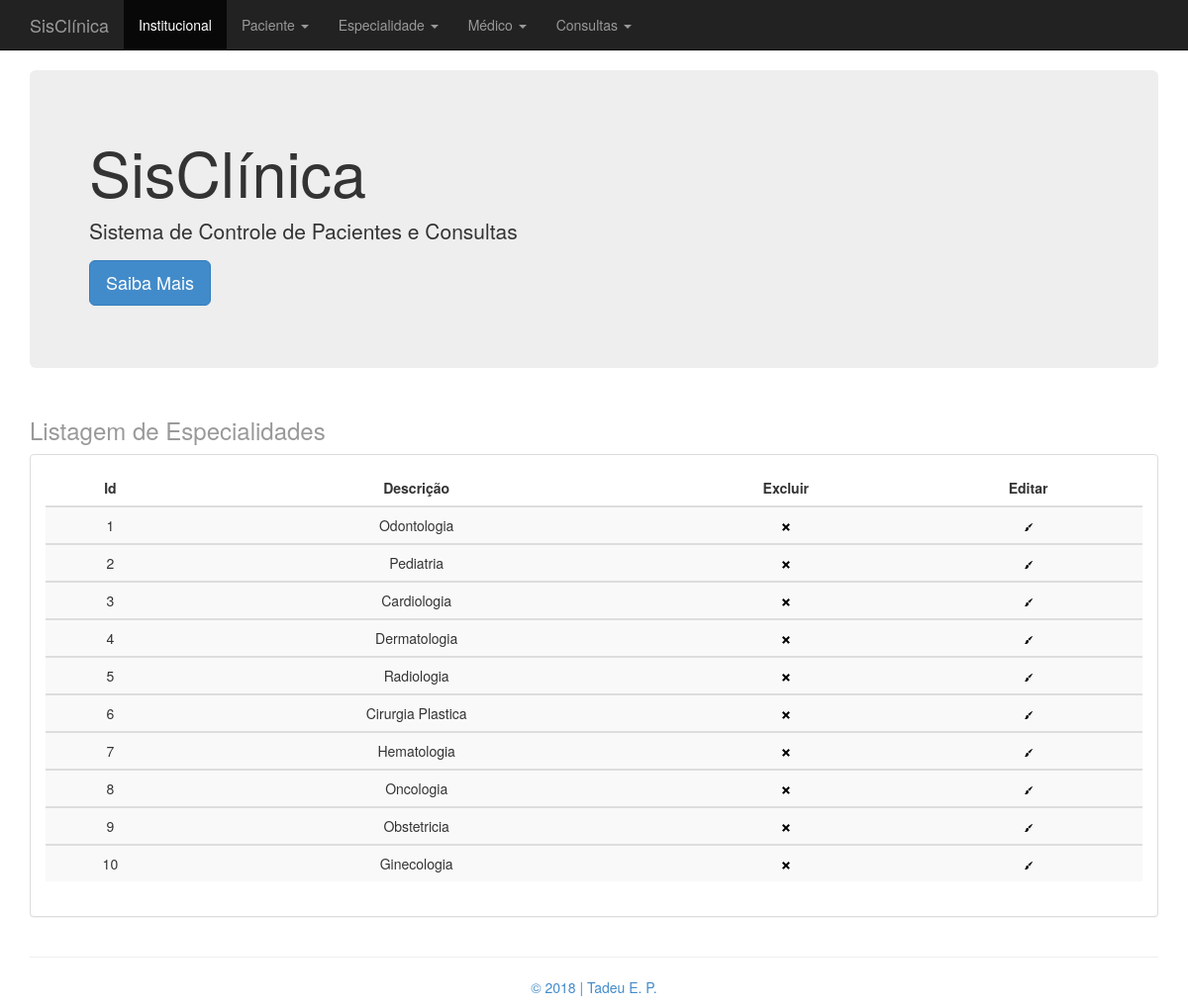
The app's page /index.php?pagina=listar_especialidade.php with its own data.
### tables this page shows
CREATE TABLE IF NOT EXISTS `especialidade` (
  `id_especialidade` INT NOT NULL AUTO_INCREMENT COMMENT 'Id da Tabela especialidade',
  `descricao_especialidade` VARCHAR(40) CHARACTER SET 'utf8' COLLATE 'utf8_general_ci' NOT NULL COMMENT 'Descrição (nome) da Especialidade Médica',
  PRIMARY KEY (`id_especialidade`),
  UNIQUE INDEX `id_especialidade_UNIQUE` (`id_especialidade` ASC));

### class/Conexao.php (called while the page is built, shortened)
<?php
class Conexao {
	public static function abrirConexao() {
		$mysql_usuario = "root";
		$mysql_password = "mysql1985";
		$mysql_database = "clinica_tadeu";
		$mysql_host  = "localhost";
		$varcon = mysqli_connect($mysql_host, $mysql_usuario, $mysql_password, $mysql_database);
		if ($varcon)
			return($varcon);
		  else
			return(false);
	}
	public static function fecharConexao($varcon) {
		if(mysqli_close($varcon))
			return(true);
		else
			return(false);
	}
	public static function executaSql($strSql) {
		$linkCon = Conexao::abrirConexao();
		$resultado = mysqli_query($linkCon, $strSql);
	   	return $resultado;
	}
}

### class/Especialidade.php (called while the page is built, shortened)
<?php
include "Conexao.php";
class Especialidade {
    private $idEspecialidade;
    private $descricaoEspecialidade;
    public function getIdEspecialidade() {
        return $this->idEspecialidade;
    }
    public function setIdEspecialidade($idEspecialidade) {
        $this->idEspecialidade = $idEspecialidade;
    }
    public function getDescricaoEspecialidade() {
        return $this->descricaoEspecialidade;
    }
    public function setDescricaoEspecialidade($descricaoEspecialidade) {
        $this->descricaoEspecialidade = $descricaoEspecialidade;
    }
    public function listarEspecialidade() {
        $strSql = "SELECT * FROM especialidade";
        $rs = Conexao::executaSql($strSql);
        return $rs;
    }
}

### listar_especialidade.php (the view)
<?php
    include 'class/Especialidade.php';
    $especialidade = new Especialidade();
    $consulta = $especialidade->listarEspecialidade();
?>
<div class="container">
    <div class="header clearfix">
        <h3 class="text-muted">Listagem de Especialidades</h3>
    </div>
    <div class="row">
        <div class="col-md-12">
            <div class="panel panel-default">
                <div class="panel-body">
                    <div class="table-responsive">
                        <table class="table cabecalho table-striped" >
                            <thead>
                                <tr>
                                    <th class="cabecalho">Id</th>
                                    <th class="cabecalho">Descrição</th>
                                    <th class="cabecalho">Excluir</th>
                                    <th class="cabecalho">Editar</th>
                                </tr>
                            </thead>
                            <?php
                            while($linha = mysqli_fetch_array($consulta, MYSQLI_ASSOC)) {
                                $especialidade->setIdEspecialidade($linha['id_especialidade']);
                                $especialidade->setDescricaoEspecialidade($linha['descricao_especialidade']);
                                $alert = 'msgConfirmaDeleteEspecialidade('.$especialidade->getIdEspecialidade().')';
                                echo '
                                <tbody>
                                    <tr>
                                        <td>'.$especialidade->getIdEspecialidade().'</td>
                                        <td>'.$especialidade->getDescricaoEspecialidade().'</td>
                                        <td><a href="javascript:void(null);" onclick="'.$alert.'"><img src="icones/open-iconic/svg/x.svg" alt="remover"></a></td>
                                        <td><a href="index.php?pagina=atualizar_especialidade.php&idEspecialidade='.$especialidade->getIdEspecialidade().'"><img src="icones/open-iconic/svg/brush.svg" alt="editar"></a></td>
                                    </tr>
                                </tbody>';
                            }
                            ?>
                        </table>
                    </div>
                </div>
            </div>
        </div>
    </div>
</div>

### css/estilo.css (style rules this page uses)
.cabecalho { text-align: center }

### records on screen
especialidade: id_especialidade "1", descricao_especialidade "Odontologia"
especialidade: id_especialidade "2", descricao_especialidade "Pediatria"
especialidade: id_especialidade "3", descricao_especialidade "Cardiologia"
especialidade: id_especialidade "4", descricao_especialidade "Dermatologia"
especialidade: id_especialidade "5", descricao_especialidade "Radiologia"
especialidade: id_especialidade "6", descricao_especialidade "Cirurgia Plastica"
especialidade: id_especialidade "7", descricao_especialidade "Hematologia"
especialidade: id_especialidade "8", descricao_especialidade "Oncologia"
especialidade: id_especialidade "9", descricao_especialidade "Obstetricia"
especialidade: id_especialidade "10", descricao_especialidade "Ginecologia"
